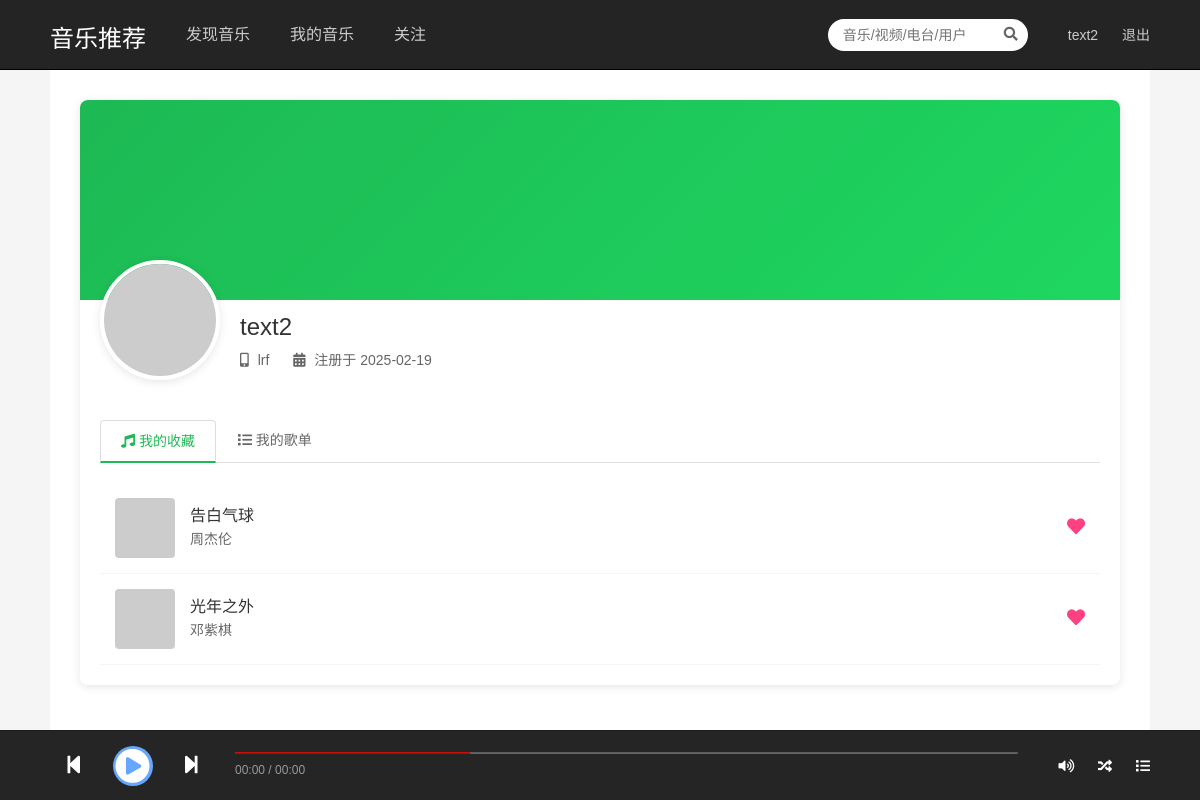
The page /profile/ (signed in) on the database its author committed.
### app01/models.py (models this page shows, shortened)
class User(models.Model):
    username = models.CharField(max_length=50, verbose_name='用户名')
    phone = models.CharField(max_length=11, unique=True, verbose_name='手机号')
    password = models.CharField(max_length=32, verbose_name='密码')
    is_admin = models.BooleanField(default=False, verbose_name='是否管理员')
    create_time = models.DateTimeField(auto_now_add=True, verbose_name='创建时间')
    class Meta:
        verbose_name = '用户'
        verbose_name_plural = verbose_name

### app01/views.py (the view)
# urls.py: path('profile/', views.profile, name='profile'),  # 添加个人中心的URL
def profile(request):
    if not request.session.get('user_id'):
        return redirect('login')
    user_id = request.session.get('user_id')
    user = User.objects.get(id=user_id)
    favorite_songs = [
        {
            'title': '告白气球',
            'artist': '周杰伦',
            'cover': 'https://via.placeholder.com/60x60?text=Music',
        },
        {
            'title': '光年之外',
            'artist': '邓紫棋',
            'cover': 'https://via.placeholder.com/60x60?text=Music',
        },
    ]
    context = {
        'user': user,
        'favorite_songs': favorite_songs,
    }
    return render(request, 'profile.html', context)

### app01/templates/profile.html (shortened to what this page needs)
{% extends 'base.html' %}
{% load static %}
{% block extra_css %}
<link rel="stylesheet" href="{% static 'css/profile.css' %}">
{% endblock %}
{% block content %}
<div class="profile-container">
    <div class="profile-header">
        <div class="profile-cover"></div>
        <div class="profile-info">
            <div class="profile-avatar">
                <img src="https://via.placeholder.com/120x120?text=Avatar" alt="头像">
            </div>
            <div class="profile-details">
                <h2>{{ user.username }}</h2>
                <p class="profile-meta">
                    <span><i class="fas fa-mobile-alt"></i> {{ user.phone }}</span>
                    <span><i class="fas fa-calendar-alt"></i> 注册于 {{ user.create_time|date:"Y-m-d" }}</span>
                </p>
            </div>
        </div>
    </div>
    <div class="profile-content">
        <ul class="nav nav-tabs profile-tabs" role="tablist">
            <li class="active">
                <a href="#my-music" data-toggle="tab">
                    <i class="fas fa-music"></i> 我的收藏
                </a>
            </li>
            <li>
                <a href="#my-playlists" data-toggle="tab">
                    <i class="fas fa-list"></i> 我的歌单
                </a>
            </li>
        </ul>
        <div class="tab-content">
            <div class="tab-pane active" id="my-music">
                <div class="music-list">
                    {% for song in favorite_songs %}
                    <div class="music-item">
                        <div class="music-info">
                            <div class="music-cover">
                                <img src="{{ song.cover }}" alt="{{ song.title }}">
                            </div>
                            <div class="music-meta">
                                <h4>{{ song.title }}</h4>
                                <p>{{ song.artist }}</p>
                            </div>
                        </div>
                        <div class="music-actions">
                            <a href="#" class="btn-like active">
                                <i class="fas fa-heart"></i>
                            </a>
                        </div>
                    </div>
                    {% endfor %}
                </div>
            </div>
        </div>
    </div>
</div>
{% endblock %}

### app01/templates/base.html (shortened to what this page needs)
<!DOCTYPE html>
<html lang="zh-CN">
<head>
    {% load static %}
    <link rel="stylesheet" href="{% static 'bootstrap-3.4.1/css/bootstrap.min.css' %}">
    <link href="https://cdnjs.cloudflare.com/ajax/libs/font-awesome/5.15.4/css/all.min.css" rel="stylesheet">
    <link rel="stylesheet" href="{% static 'css/style.css' %}">
    {% block extra_css %}{% endblock %}
</head>
<body>
    <div class="g-topbar">
        <div class="m-top">
            <div class="m-top-wrap">
                <h1 class="logo">
                    <a href="{% url 'index' %}">音乐推荐</a>
                </h1>
                <ul class="m-nav">
                    <li><a href="{% url 'index' %}">发现音乐</a></li>
                    <li><a href="{% url 'profile' %}">我的音乐</a></li>
                    <li><a href="#">关注</a></li>
                </ul>
                <div class="m-search">
                    <input type="text" placeholder="音乐/视频/电台/用户">
                    <i class="fas fa-search"></i>
                </div>
                <div class="m-user">
                    {% if request.session.user_id %}
                        <div class="user-info">
                            <a href="{% url 'profile' %}">{{ request.session.username }}</a>
                            <a href="{% url 'logout' %}">退出</a>
                        </div>
                    {% else %}
                        <div class="user-login">
                            <a href="{% url 'login' %}">登录</a>
                        </div>
                    {% endif %}
                </div>
            </div>
        </div>
    </div>
    <div class="g-container">
        <div class="g-main {% if request.resolver_match.url_name == 'profile' %}g-main-full{% endif %}">
            {% block content %}{% endblock %}
        </div>
    </div>
    <div class="g-player">
        <div class="m-player">
            <div class="player-controls">
                <a href="#" class="btn-prev"><i class="fas fa-step-backward"></i></a>
                <a href="#" class="btn-play"><i class="fas fa-play-circle"></i></a>
                <a href="#" class="btn-next"><i class="fas fa-step-forward"></i></a>
            </div>
            <div class="player-progress">
                <div class="progress">
                    <div class="progress-bar"></div>
                </div>
                <span class="time">00:00 / 00:00</span>
            </div>
            <div class="player-options">
                <a href="#" class="btn-volume"><i class="fas fa-volume-up"></i></a>
                <a href="#" class="btn-mode"><i class="fas fa-random"></i></a>
                <a href="#" class="btn-playlist"><i class="fas fa-list"></i></a>
            </div>
        </div>
    </div>
</body>
</html>

### app01/static/css/style.css (style rules this page uses)
body { min-height: 100vh; display: flex; flex-direction: column; background-color: #f5f5f5; padding-bottom: 80px; }
body { font-family: Arial, sans-serif; background: #f5f5f5; margin: 0; padding: 0; }
.g-topbar { position: fixed; top: 0; left: 0; right: 0; height: 70px; background: #242424; border-bottom: 1px solid #000; z-index: 1000; }
.m-top { width: 100%; height: 70px; }
.m-top-wrap { width: 1100px; margin: 0 auto; display: flex; align-items: center; height: 100%; }
.logo { margin: 0; padding: 0; }
.logo a { color: #fff; text-decoration: none; font-size: 24px; margin-right: 20px; }
.m-nav { display: flex; list-style: none; margin: 0; padding: 0; }
.m-nav li a { color: #ccc; text-decoration: none; padding: 0 20px; font-size: 16px; }
.m-search { position: relative; margin-left: auto; }
.m-search input { width: 200px; height: 32px; border-radius: 32px; border: none; background: #fff; padding: 0 30px 0 15px; }
.m-search i { position: absolute; right: 10px; top: 8px; color: #666; }
.m-user { margin-left: 20px; }
.m-user a { color: #ccc; text-decoration: none; margin-left: 20px; }
.g-container { display: flex; margin-top: 70px; min-height: calc(100vh - 140px); }
.g-main { flex: 1; padding: 20px; background: #fff; }
.g-player { position: fixed; bottom: 0; left: 0; right: 0; height: 70px; background: #252525; border-top: 1px solid #1d1d1d; }
.m-player { display: flex; align-items: center; justify-content: space-between; width: 1100px; margin: 0 auto; height: 100%; color: #fff; }
.player-controls { display: flex; align-items: center; }
.player-controls a { color: #fff; font-size: 20px; margin: 0 15px; text-decoration: none; }
.btn-play { font-size: 35px !important; }
.player-progress { flex: 1; margin: 0 20px; }
.progress { height: 2px; background: #666; margin-bottom: 5px; }
.progress-bar { height: 100%; background: #c70c0c; width: 30%; }
.time { font-size: 12px; color: #999; }
.player-options a { color: #fff; margin-left: 20px; text-decoration: none; }
.g-main-full { max-width: 1100px; margin: 0 auto; padding: 30px; }

### app01/static/css/profile.css (style rules this page uses)
.btn-play { width: 40px; height: 40px; border-radius: 50%; background: #66a6ff; color: white; border: none; display: flex; align-items: center; justify-content: center; transition: all 0.3s; }
.profile-container { background: #fff; border-radius: 8px; box-shadow: 0 2px 10px rgba(0,0,0,0.1); }
.profile-header { position: relative; height: 300px; border-radius: 8px 8px 0 0; overflow: hidden; }
.profile-cover { position: absolute; top: 0; left: 0; right: 0; height: 200px; background: linear-gradient(135deg, #1db954, #1ed760); }
.profile-info { position: absolute; bottom: 0; left: 0; right: 0; padding: 20px; display: flex; align-items: flex-end; }
.profile-avatar { margin-right: 20px; }
.profile-avatar img { width: 120px; height: 120px; border-radius: 50%; border: 4px solid #fff; box-shadow: 0 2px 10px rgba(0,0,0,0.1); }
.profile-details { color: #333; }
.profile-details h2 { margin: 0 0 10px 0; font-size: 24px; }
.profile-meta { color: #666; }
.profile-meta span { margin-right: 20px; }
.profile-meta i { margin-right: 5px; }
.profile-content { padding: 20px; }
.profile-tabs { border-bottom: 1px solid #e1e1e1; margin-bottom: 20px; }
.profile-tabs li a { color: #666; padding: 10px 20px; border: none; border-bottom: 2px solid transparent; }
.profile-tabs li.active a, .profile-tabs li a:hover { color: #1db954; background: none; border-bottom: 2px solid #1db954; }
.music-list { margin-top: 20px; }
.music-item { display: flex; align-items: center; justify-content: space-between; padding: 15px; border-bottom: 1px solid #f5f5f5; transition: background-color 0.3s; }
.music-info { display: flex; align-items: center; }
.music-cover { width: 60px; height: 60px; margin-right: 15px; }
.music-cover img { width: 100%; height: 100%; border-radius: 4px; }
.music-meta h4 { margin: 0 0 5px 0; font-size: 16px; }
.music-meta p { margin: 0; color: #666; font-size: 14px; }
.music-actions .btn-like { color: #ff4081; font-size: 18px; text-decoration: none; }

### rows shown on the page
User: session.username "text2", username "text2", phone "lrf", create_time "2025-02-19"

### other values the page prints
{{ song.title }} "告白气球" "光年之外"
{{ song.artist }} "周杰伦" "邓紫棋"
